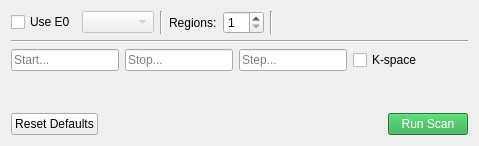
<?xml version="1.0" encoding="UTF-8"?>
<ui version="4.0">
 <class>Form</class>
 <widget class="QWidget" name="Form">
  <property name="geometry">
   <rect>
    <x>0</x>
    <y>0</y>
    <width>479</width>
    <height>146</height>
   </rect>
  </property>
  <property name="windowTitle">
   <string>XAFS Scan</string>
  </property>
  <layout class="QVBoxLayout" name="verticalLayout_2">
   <item>
    <layout class="QVBoxLayout" name="verticalLayout">
     <item>
      <layout class="QHBoxLayout" name="horizontalLayout">
       <item>
        <widget class="QCheckBox" name="use_edge_checkbox">
         <property name="text">
          <string>Use E0</string>
         </property>
        </widget>
       </item>
       <item>
        <widget class="QComboBox" name="edge_combo_box">
         <property name="enabled">
          <bool>false</bool>
         </property>
         <property name="editable">
          <bool>false</bool>
         </property>
         <property name="currentText">
          <string/>
         </property>
         <property name="frame">
          <bool>true</bool>
         </property>
        </widget>
       </item>
       <item>
        <widget class="Line" name="line_2">
         <property name="orientation">
          <enum>Qt::Vertical</enum>
         </property>
        </widget>
       </item>
       <item>
        <widget class="QLabel" name="regions_label">
         <property name="sizePolicy">
          <sizepolicy hsizetype="Fixed" vsizetype="Preferred">
           <horstretch>0</horstretch>
           <verstretch>0</verstretch>
          </sizepolicy>
         </property>
         <property name="text">
          <string>Regions:</string>
         </property>
        </widget>
       </item>
       <item>
        <widget class="QSpinBox" name="regions_spin_box">
         <property name="minimum">
          <number>1</number>
         </property>
         <property name="value">
          <number>1</number>
         </property>
         <property name="displayIntegerBase">
          <number>10</number>
         </property>
        </widget>
       </item>
       <item>
        <widget class="Line" name="line_3">
         <property name="orientation">
          <enum>Qt::Vertical</enum>
         </property>
        </widget>
       </item>
       <item>
        <spacer name="regions_spacer">
         <property name="orientation">
          <enum>Qt::Horizontal</enum>
         </property>
         <property name="sizeHint" stdset="0">
          <size>
           <width>40</width>
           <height>20</height>
          </size>
         </property>
        </spacer>
       </item>
      </layout>
     </item>
     <item>
      <widget class="Line" name="line">
       <property name="orientation">
        <enum>Qt::Horizontal</enum>
       </property>
      </widget>
     </item>
     <item>
      <layout class="QVBoxLayout" name="regions_layout">
       <property name="bottomMargin">
        <number>0</number>
       </property>
       <item>
        <layout class="QHBoxLayout" name="region_layout">
         <property name="bottomMargin">
          <number>0</number>
         </property>
         <item>
          <widget class="QLineEdit" name="lineEdit_2">
           <property name="sizePolicy">
            <sizepolicy hsizetype="Preferred" vsizetype="Fixed">
             <horstretch>0</horstretch>
             <verstretch>0</verstretch>
            </sizepolicy>
           </property>
           <property name="minimumSize">
            <size>
             <width>20</width>
             <height>0</height>
            </size>
           </property>
           <property name="baseSize">
            <size>
             <width>0</width>
             <height>0</height>
            </size>
           </property>
           <property name="placeholderText">
            <string>Start...</string>
           </property>
          </widget>
         </item>
         <item>
          <widget class="QLineEdit" name="lineEdit_3">
           <property name="sizePolicy">
            <sizepolicy hsizetype="Preferred" vsizetype="Fixed">
             <horstretch>0</horstretch>
             <verstretch>0</verstretch>
            </sizepolicy>
           </property>
           <property name="placeholderText">
            <string>Stop...</string>
           </property>
          </widget>
         </item>
         <item>
          <widget class="QLineEdit" name="lineEdit">
           <property name="sizePolicy">
            <sizepolicy hsizetype="Preferred" vsizetype="Fixed">
             <horstretch>0</horstretch>
             <verstretch>0</verstretch>
            </sizepolicy>
           </property>
           <property name="placeholderText">
            <string>Step...</string>
           </property>
          </widget>
         </item>
         <item>
          <widget class="QCheckBox" name="checkBox">
           <property name="sizePolicy">
            <sizepolicy hsizetype="Expanding" vsizetype="Fixed">
             <horstretch>0</horstretch>
             <verstretch>0</verstretch>
            </sizepolicy>
           </property>
           <property name="text">
            <string>K-space</string>
           </property>
          </widget>
         </item>
        </layout>
       </item>
      </layout>
     </item>
     <item>
      <spacer name="verticalSpacer">
       <property name="orientation">
        <enum>Qt::Vertical</enum>
       </property>
       <property name="sizeHint" stdset="0">
        <size>
         <width>20</width>
         <height>40</height>
        </size>
       </property>
      </spacer>
     </item>
     <item>
      <layout class="QHBoxLayout" name="buttons_layout">
       <item>
        <widget class="QPushButton" name="pushButton">
         <property name="styleSheet">
          <string notr="true"/>
         </property>
         <property name="text">
          <string>Reset Defaults</string>
         </property>
        </widget>
       </item>
       <item>
        <spacer name="buttons_spacer">
         <property name="orientation">
          <enum>Qt::Horizontal</enum>
         </property>
         <property name="sizeHint" stdset="0">
          <size>
           <width>40</width>
           <height>20</height>
          </size>
         </property>
        </spacer>
       </item>
       <item>
        <widget class="QPushButton" name="run_scan_button">
         <property name="toolTip">
          <string>&lt;html&gt;&lt;body&gt;&lt;p style=&quot;background: rgb(250, 250, 210); border-color: black;&quot;&gt;&lt;span style=&quot;color: rgb(40, 167, 69);&quot;&gt;Run (green)&lt;/span&gt; or &lt;span style=&quot;color: blue;&quot;&gt;queue (blue)&lt;/span&gt;&lt;/p&gt;&lt;/body&gt;&lt;/html&gt;</string>
         </property>
         <property name="styleSheet">
          <string notr="true">background-color: rgb(40, 167, 69); color: white;</string>
         </property>
         <property name="text">
          <string>Run Scan</string>
         </property>
        </widget>
       </item>
      </layout>
     </item>
    </layout>
   </item>
  </layout>
 </widget>
 <resources/>
 <connections/>
</ui>
